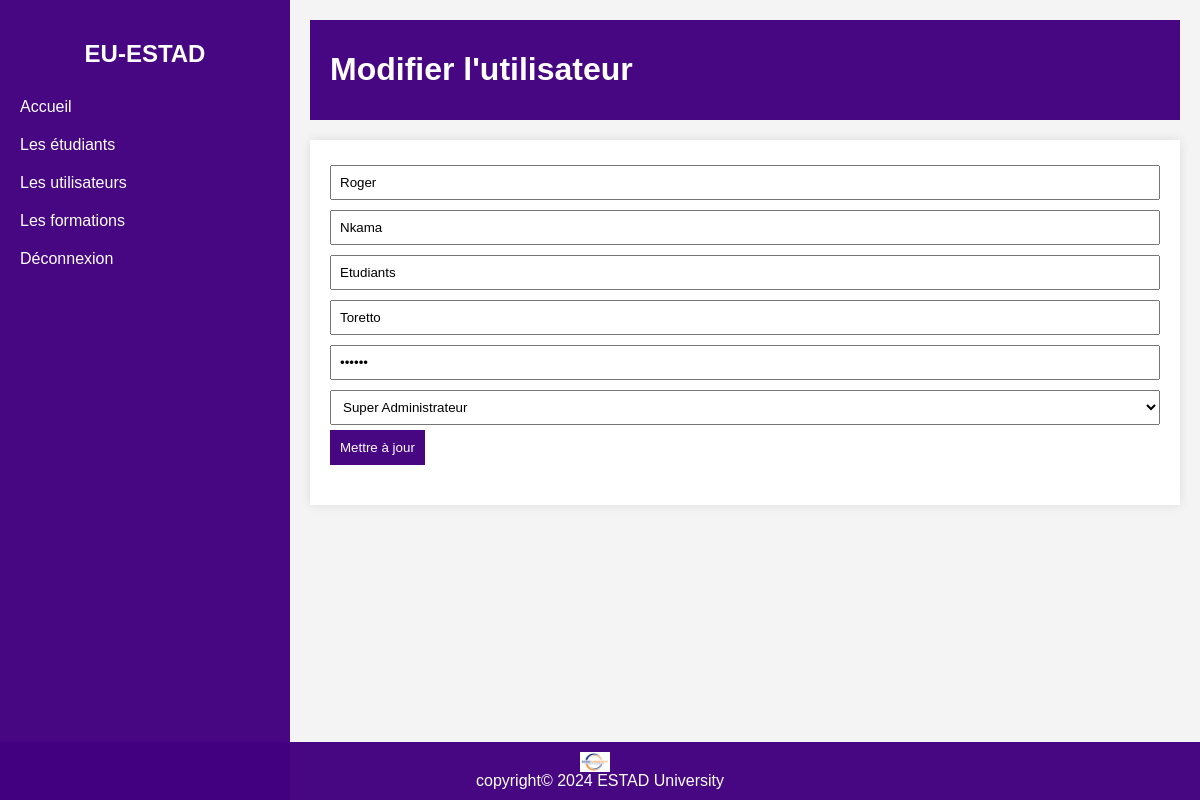
Screenshot of /edit_user.php?id=1 with the database file from the repository.
### tables this page shows
CREATE TABLE IF NOT EXISTS `utilisateurs` (
  `id` int NOT NULL AUTO_INCREMENT,
  `nom` varchar(255) DEFAULT NULL,
  `prenom` varchar(255) DEFAULT NULL,
  `profession` varchar(255) DEFAULT NULL,
  `pseudo` varchar(255) NOT NULL,
  `mot_de_passe` varchar(255) NOT NULL,
  `role_id` int NOT NULL,
  PRIMARY KEY (`id`),
  UNIQUE KEY `id` (`id`),
  KEY `Utilisateurs_fk6` (`role_id`)
);

### edit_user.php (the view, shortened to what this page needs)
<?php
$database = new Database();
$db = $database->getConnection();
$id = isset($_GET['id']) ? $_GET['id'] : die('ID utilisateur non trouvé.');
$query = "SELECT * FROM utilisateurs WHERE id = :id";
$stmt = $db->prepare($query);
$stmt->bindParam(':id', $id);
$stmt->execute();
$utilisateur = $stmt->fetch(PDO::FETCH_ASSOC);
?>
<!DOCTYPE html>
<html lang="fr">
<head>
    <link rel="stylesheet" href="assets/css/admin.css">
    <link rel="stylesheet" href="assets/css/user_management.css">
</head>
<body>
    <div class="container">
        <div class="sidebar">
            <h2>EU-ESTAD</h2>
            <ul>
                <li><a href="eu_admin.php">Accueil</a></li>
                <li><a href="student_list.php">Les étudiants</a></li>
                <li><a href="user_management.php">Les utilisateurs</a></li>
                <li> <a href="type_of_formations">Les formations</a> </li>
                <li><a href="logout.php">Déconnexion</a></li>
            </ul>
        </div>
        <div class="main-content">
            <header>
                <h1>Modifier l'utilisateur</h1>
            </header>
            <div class="content">
                <form method="post" action="edit_user.php?id=<?php echo htmlspecialchars($id); ?>">
                    <input type="text" name="prenom" placeholder="Prénom" value="<?php echo htmlspecialchars($utilisateur['prenom']); ?>">
                    <input type="text" name="nom" placeholder="Nom" value="<?php echo htmlspecialchars($utilisateur['nom']); ?>">
                    <input type="text" name="profession" placeholder="Profession" value="<?php echo htmlspecialchars($utilisateur['profession']); ?>">
                    <input type="text" name="pseudo" placeholder="Pseudo" value="<?php echo htmlspecialchars($utilisateur['pseudo']); ?>">
                    <input type="password" name="mot_de_passe" placeholder="Mot de passe" value="<?php echo htmlspecialchars($utilisateur['mot_de_passe']); ?>">
                    <select name="role">
                        <option value="1" <?php echo $utilisateur['role_id'] == '1' ? 'selected' : ''; ?>>Super Administrateur</option>
                    </select>
                    <button type="submit" name="update_user">Mettre à jour</button>
                </form>
            </div>
        </div>
    </div>
    <footer>
        <div><img src="assets/images/chapeau.png" alt="Logo ESTAD"></div>
        <span>copyright&copy; 2024 ESTAD University</span>
    </footer>
</body>
</html>

### assets/css/admin.css (style rules this page uses)
body { font-family: Arial, sans-serif; margin: 0; padding: 0; background-color: #f4f4f4; }
.container { display: flex; height: 100vh; }
.sidebar { width: 250px; background-color: rgba(66, 0, 128, 0.973); color: white; padding: 20px; }
.sidebar h2 { text-align: center; }
.sidebar ul { list-style-type: none; padding: 0; }
.sidebar ul li { padding: 10px 0; }
.sidebar ul li a { color: white; text-decoration: none; display: block; }
.main-content { flex: 1; padding: 20px; }
header { background-color: rgba(66, 0, 128, 0.973); color: white; padding: 10px 20px; margin-bottom: 20px; }
.content { background-color: white; padding: 20px; box-shadow: 0 0 10px rgba(0, 0, 0, 0.1); }

### assets/css/user_management.css (style rules this page uses)
form { margin-bottom: 20px; }
form input[type="text"], form input[type="password"], form select, input { padding: 8px; margin: 5px 0; width: 100%; box-sizing: border-box; }
form button { background-color: rgba(66, 0, 128, 0.973); color: white; padding: 10px; border: none; cursor: pointer; }
footer { background-color: rgba(66, 0, 128, 0.973); color: white; text-align: center; padding: 10px 0; position: fixed; bottom: 0; width: 100%; }
footer img { height: 20px; vertical-align: middle; margin-right: 10px; }

### rows the page displays
utilisateurs: prenom "Roger", nom "Nkama", profession "Etudiants", pseudo "Toretto", role "Super Administrateur"
